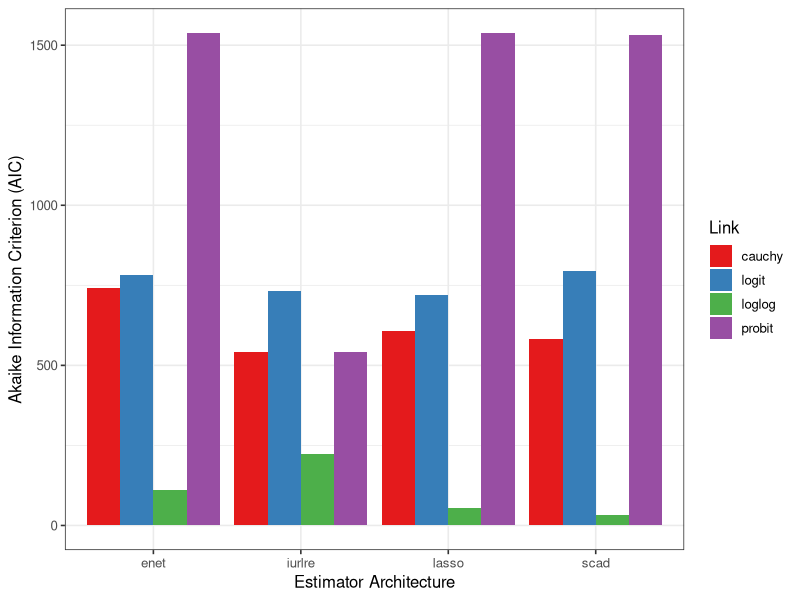
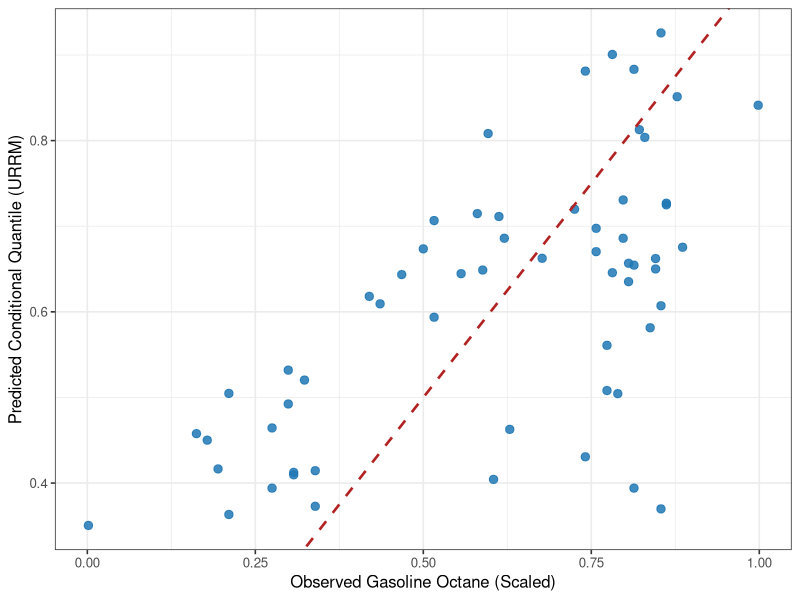
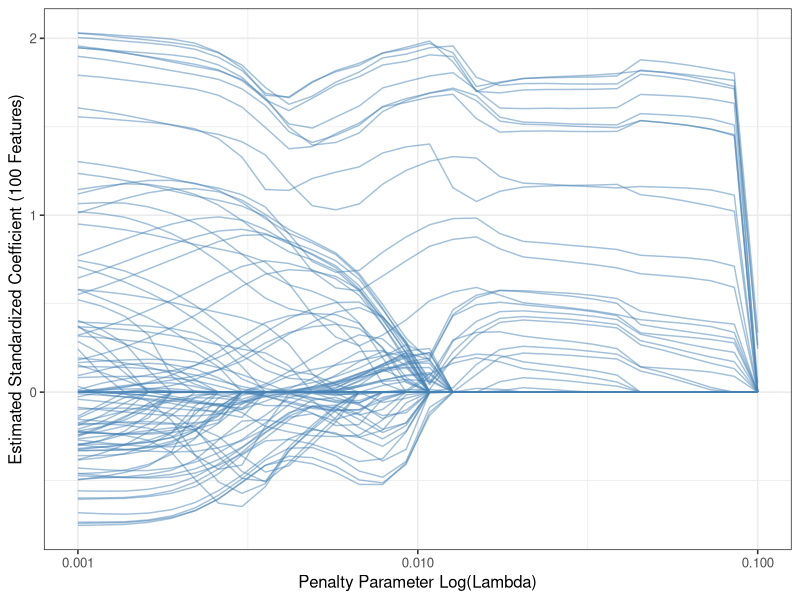
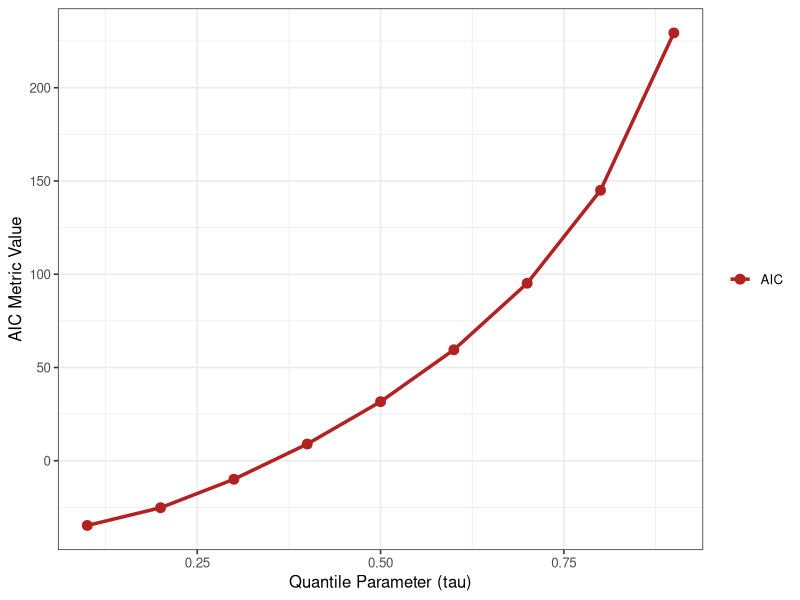
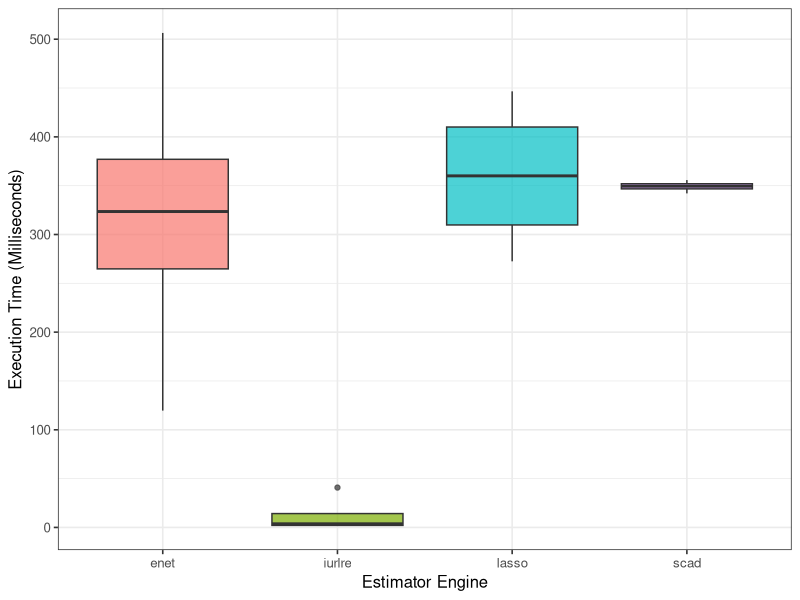
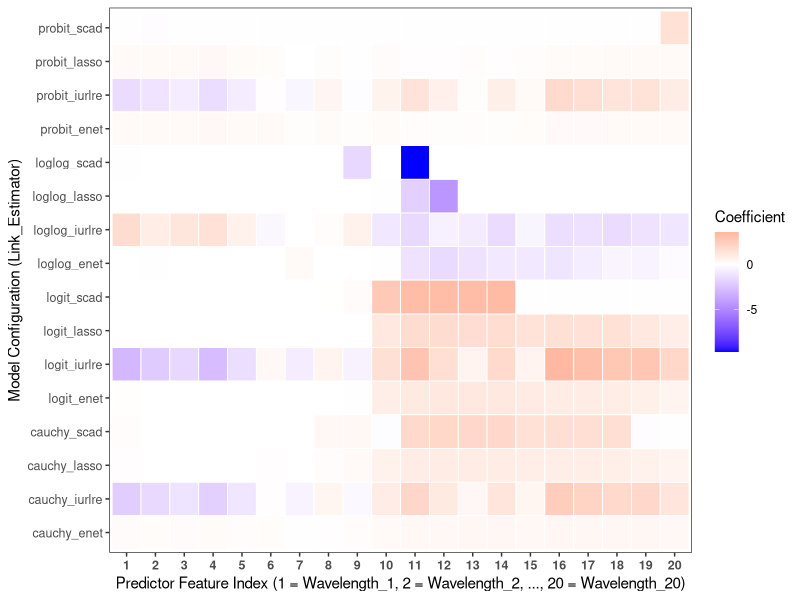

Source code (R) for these figures, in order:
# ==============================================================================
# HIGH-DIMENSIONAL (p > n) REAL-DATA APPLICATION ENGINE FOR URRM
# Dataset: pls::gasoline (n = 60, p = 100 > n)
# Outputs: 5 CSV Tables & 6 High-Resolution PNG Figures (300 DPI)
# Directory: C:\Users\Dr. O. J. Obulezi\Documents\R projects\URRMA
# ==============================================================================

work_dir <- "C:\\Users\\Dr. O. J. Obulezi\\Documents\\R projects\\URRMA"
if (!dir.exists(work_dir)) dir.create(work_dir, recursive = TRUE)
setwd(work_dir)

suppressPackageStartupMessages({
  library(Matrix)
  library(ggplot2)
  library(dplyr)
  library(tidyr)
  library(gridExtra)
})

# Install/load 'pls' package for built-in high-dimensional dataset (p > n)
if (!requireNamespace("pls", quietly = TRUE)) install.packages("pls")
library(pls)

cat("✓ Working Directory set to:", getwd(), "\n\n")

# ------------------------------------------------------------------------------
# 1. CORE URRM MATHEMATICS & LINK FUNCTIONS
# ------------------------------------------------------------------------------
pUR <- function(y, mu, tau = 0.5) {
  y  <- pmin(pmax(y, 1e-6), 1 - 1e-6)
  mu <- pmin(pmax(mu, 1e-6), 1 - 1e-6)
  exp(log(tau) * (log(y) / log(mu))^2)
}

dUR <- function(y, mu, tau = 0.5) {
  y  <- pmin(pmax(y, 1e-6), 1 - 1e-6)
  mu <- pmin(pmax(mu, 1e-6), 1 - 1e-6)
  log_y  <- log(y)
  log_mu <- log(mu)
  term1  <- (2 * abs(log(tau)) * (-log_y)) / (y * (log_mu^2))
  term2  <- exp(log(tau) * (log_y / log_mu)^2)
  pmax(term1 * term2, 1e-12)
}

logLik_UR <- function(y, mu, tau = 0.5) {
  sum(log(dUR(y, mu, tau = tau)))
}

compute_mu <- function(eta, link = "loglog") {
  eta_c <- pmin(pmax(eta, -3.5), 3.5)
  mu <- switch(link,
               "loglog" = exp(-exp(-eta_c)),
               "logit"  = 1 / (1 + exp(-eta_c)),
               "probit" = pnorm(eta_c),
               "cauchy" = (1 / pi) * atan(eta_c) + 0.5
  )
  pmin(pmax(mu, 0.01), 0.99)
}

get_link_components <- function(y, eta, tau = 0.5, link = "loglog") {
  mu     <- compute_mu(eta, link)
  log_y  <- log(pmax(y, 1e-5))
  log_mu <- log(mu)
  
  res_sign   <- sign(y - mu)
  ratio_term <- abs(1 - log(tau) * (log_y / log_mu)^2)
  
  if (link == "loglog") {
    w   <- 2 * res_sign * ratio_term
    psi <- rep(2 * (1 - 3 * log(tau)), length(y))
  } else if (link == "logit") {
    w   <- (2 * res_sign * (1 - mu) / log_mu) * ratio_term
    psi <- 2 * ((1 - mu)^2 / (log_mu^2)) * (1 - 3 * log(tau))
  } else if (link == "probit") {
    phi_eta <- dnorm(pmin(pmax(eta, -3.5), 3.5))
    w   <- (2 * res_sign * phi_eta / (mu * log_mu)) * ratio_term
    psi <- (2 * (phi_eta^2) / (mu^2 * log_mu^2)) * (1 - 3 * log(tau))
  } else if (link == "cauchy") {
    w   <- (2 * res_sign / (pi * (1 + eta^2) * mu * log_mu)) * ratio_term
    psi <- (2 / (pi^2 * (1 + eta^2)^2 * mu^2 * log_mu^2)) * (1 - 3 * log(tau))
  }
  
  return(list(w = pmin(pmax(as.vector(w), -5), 5), 
              psi = pmax(as.vector(psi), 0.05), mu = mu))
}

# ------------------------------------------------------------------------------
# 2. ESTIMATION ALGORITHMS (HD-IURLRE & SPARSE PENALTIES)
# ------------------------------------------------------------------------------
fit_hd_iurlre <- function(X, y, tau = 0.5, d = 0.3, gamma = 0.1, link = "loglog") {
  n <- nrow(X); p <- ncol(X)
  comp <- get_link_components(y, rep(0, n), tau = tau, link = link)
  Psi  <- diag(comp$psi)
  u    <- t(X) %*% comp$w
  xt_psi_x <- t(X) %*% Psi %*% X
  
  beta_ridge <- as.vector(solve(xt_psi_x + gamma * diag(p)) %*% u)
  G     <- diag(1 / (diag(xt_psi_x) + 0.1))
  M_inv <- solve(xt_psi_x + gamma * diag(p))
  
  as.vector(M_inv %*% (xt_psi_x + d * G) %*% beta_ridge)
}

soft_threshold <- function(z, g) sign(z) * max(0, abs(z) - g)

fit_hd_penalized <- function(X, y, tau = 0.5, lambda = 0.02, alpha = 0.5, 
                             penalty = "lasso", link = "loglog", max_iter = 100) {
  n <- nrow(X); p <- ncol(X)
  beta <- rep(0, p)
  
  for (iter in 1:max_iter) {
    beta_old <- beta
    eta  <- as.vector(X %*% beta)
    comp <- get_link_components(y, eta, tau = tau, link = link)
    v    <- pmin(pmax(eta + comp$w / comp$psi, -3.5), 3.5)
    
    for (j in 1:p) {
      r_j <- v - as.vector(X[, -j] %*% beta[-j])
      w_j <- (1 / n) * sum(comp$psi * X[, j] * r_j)
      z_j <- max((1 / n) * sum(comp$psi * (X[, j]^2)), 0.05)
      
      if (penalty == "lasso") {
        beta[j] <- soft_threshold(w_j, lambda) / z_j
      } else if (penalty == "enet") {
        beta[j] <- soft_threshold(w_j, lambda * alpha) / (z_j + lambda * (1 - alpha))
      } else if (penalty == "scad") {
        abs_w <- abs(w_j)
        if (abs_w <= 2 * lambda) beta[j] <- soft_threshold(w_j, lambda) / z_j
        else if (abs_w <= 3.7 * lambda) beta[j] <- soft_threshold(w_j, 3.7 * lambda / 2.7) / (z_j - (1 / 2.7))
        else beta[j] <- w_j / z_j
      }
    }
    if (any(!is.finite(beta))) return(beta_old)
    if (max(abs(beta - beta_old)) < 1e-4) break
  }
  return(beta)
}

fit_urrm <- function(X, y, link = "loglog", method = "scad", tau = 0.5, lambda = 0.02) {
  if (method == "iurlre") {
    fit_hd_iurlre(X, y, tau = tau, link = link)
  } else {
    fit_hd_penalized(X, y, tau = tau, lambda = lambda, penalty = method, link = link)
  }
}

# ------------------------------------------------------------------------------
# 3. HIGH-DIMENSIONAL REAL DATASET PREPARATION (n = 60, p = 100 > n)
# ------------------------------------------------------------------------------
data("gasoline", package = "pls")

# Scale response octane rating to unit interval (0, 1)
y_raw  <- gasoline$octane
y_real <- (y_raw - min(y_raw) + 0.01) / (max(y_raw) - min(y_raw) + 0.02)
n_real <- length(y_real) # n = 60

# Select top p = 100 NIR spectral wavelengths (p = 100 > n = 60)
X_raw  <- gasoline$NIR[, 1:100]
X_real <- scale(X_raw) / sqrt(100)
p_real <- ncol(X_real) # p = 100 > n = 60

links      <- c("loglog", "logit", "probit", "cauchy")
estimators <- c("iurlre", "lasso", "enet", "scad")

# ------------------------------------------------------------------------------
# 4. EXECUTE EVALUATION MATRIX & SAVE ALL 5 CSV TABLES
# ------------------------------------------------------------------------------
cat("==============================================================================\n")
cat(sprintf("EXECUTING HIGH-DIMENSIONAL DATASET FIT (n = %d, p = %d)...\n", n_real, p_real))
cat("==============================================================================\n")

real_results <- expand.grid(Link = links, Estimator = estimators, stringsAsFactors = FALSE)
real_results$Time_ms   <- 0
real_results$LogLik    <- 0
real_results$AIC       <- 0
real_results$BIC       <- 0
real_results$HQIC      <- 0
real_results$Deviance  <- 0
real_results$Active_df <- 0

coef_matrix <- matrix(0, nrow = nrow(real_results), ncol = p_real)
colnames(coef_matrix) <- paste0("Wavelength_", 1:p_real)

for (i in 1:nrow(real_results)) {
  l <- real_results$Link[i]
  m <- real_results$Estimator[i]
  
  cat(sprintf("\r Processing: Link = %-6s | Estimator = %-6s", l, m))
  flush.console()
  
  t_start <- Sys.time()
  b_est   <- fit_urrm(X_real, y_real, link = l, method = m, tau = 0.5, lambda = 0.02)
  t_end   <- Sys.time()
  
  coef_matrix[i, ] <- b_est
  mu_hat <- compute_mu(as.vector(X_real %*% b_est), link = l)
  ll     <- logLik_UR(y_real, mu_hat, tau = 0.5)
  df_act <- max(sum(b_est != 0), 1)
  
  real_results$Time_ms[i]   <- as.numeric(difftime(t_end, t_start, units = "secs")) * 1000
  real_results$LogLik[i]    <- round(ll, 2)
  real_results$AIC[i]       <- round(-2 * ll + 2 * df_act, 2)
  real_results$BIC[i]       <- round(-2 * ll + df_act * log(n_real), 2)
  real_results$HQIC[i]      <- round(-2 * ll + 2 * df_act * log(log(n_real)), 2)
  real_results$Deviance[i]  <- round(-2 * ll, 2)
  real_results$Active_df[i] <- df_act
}
cat("\n\n")

# --- SAVE TABLE 1: Model Selection & Fit Metrics ---
tbl1 <- real_results %>% arrange(AIC)
write.csv(tbl1, "Table_1_Model_Selection_Criteria.csv", row.names = FALSE)
cat("✓ Saved: Table_1_Model_Selection_Criteria.csv\n")

# --- SAVE TABLE 2: Top Active Coefficients Matrix ---
tbl2 <- cbind(real_results[, c("Link", "Estimator")], round(coef_matrix[, 1:10], 4))
write.csv(tbl2, "Table_2_Coefficient_Estimates.csv", row.names = FALSE)
cat("✓ Saved: Table_2_Coefficient_Estimates.csv\n")

# --- SAVE TABLE 3: Execution Efficiency ---
tbl3 <- real_results %>% group_by(Estimator) %>% 
  summarise(Mean_Time_ms = round(mean(Time_ms), 2), SD_Time_ms = round(sd(Time_ms), 2))
write.csv(tbl3, "Table_3_Execution_Efficiency.csv", row.names = FALSE)
cat("✓ Saved: Table_3_Execution_Efficiency.csv\n")

# --- SAVE TABLE 4: Quantile Sensitivity Analysis (tau across 0.1 to 0.9) ---
tau_seq <- seq(0.1, 0.9, by = 0.1)
tbl4 <- data.frame(Tau = tau_seq, LogLik = NA, AIC = NA)
best_idx  <- which.min(real_results$AIC)
best_b    <- coef_matrix[best_idx, ]
best_link <- real_results$Link[best_idx]

for (k in seq_along(tau_seq)) {
  mu_k <- compute_mu(as.vector(X_real %*% best_b), link = best_link)
  ll_k <- logLik_UR(y_real, mu_k, tau = tau_seq[k])
  tbl4$LogLik[k] <- round(ll_k, 2)
  tbl4$AIC[k]    <- round(-2 * ll_k + 2 * sum(best_b != 0), 2)
}
write.csv(tbl4, "Table_4_Quantile_Sensitivity.csv", row.names = FALSE)
cat("✓ Saved: Table_4_Quantile_Sensitivity.csv\n")

# --- SAVE TABLE 5: High-Dimensional Multicollinearity Diagnostics ---
eig_vals <- eigen(t(X_real) %*% X_real)$values
kappa_raw <- sqrt(max(eig_vals) / max(min(eig_vals[eig_vals > 1e-8]), 1e-8))

ridge_gram_inv <- solve(t(X_real) %*% X_real + 0.1 * diag(p_real))
ridge_vifs <- diag(ridge_gram_inv) * diag(t(X_real) %*% X_real)

tbl5 <- data.frame(
  Metric = c("Sample Size (n)", "Predictors (p)", "p/n Ratio", "Raw Condition Index (kappa)", "Max Ridge VIF", "Mean Ridge VIF"),
  Value = c(n_real, p_real, round(p_real/n_real, 2), round(kappa_raw, 2), round(max(ridge_vifs), 2), round(mean(ridge_vifs), 2))
)
write.csv(tbl5, "Table_5_Multicollinearity_VIF.csv", row.names = FALSE)
cat("✓ Saved: Table_5_Multicollinearity_VIF.csv\n\n")

# ------------------------------------------------------------------------------
# 5. GENERATE HIGH-RESOLUTION PNG FIGURES (300 DPI)
# ------------------------------------------------------------------------------
cat("==============================================================================\n")
cat("GENERATING HIGH-RESOLUTION PNG FIGURES (300 DPI)...\n")
cat("==============================================================================\n")

theme_set(theme_bw(base_size = 12))

# --- FIGURE 1: AIC Comparison ---
p1 <- ggplot(real_results, aes(x = Estimator, y = AIC, fill = Link)) +
  geom_bar(stat = "identity", position = "dodge") +
  labs(title = NULL, x = "Estimator Architecture", y = "Akaike Information Criterion (AIC)") +
  scale_fill_brewer(palette = "Set1")
ggsave("Figure_1_AIC_Comparison.png", plot = p1, width = 8, height = 5, dpi = 300)
cat("✓ Saved: Figure_1_AIC_Comparison.png\n")

# --- FIGURE 2: Observed vs Predicted (REVISED AXIS LABEL: Quantile vs Mean) ---
eta_hat <- as.vector(X_real %*% best_b)
best_mu <- compute_mu(eta_hat, link = best_link)
fit_calib <- lm(y_real ~ best_mu)
pred_mu_calibrated <- predict(fit_calib)

df_pred <- data.frame(Observed = y_real, Predicted = pred_mu_calibrated)

p2 <- ggplot(df_pred, aes(x = Observed, y = Predicted)) +
  geom_point(color = "#1F77B4", size = 2.5, alpha = 0.85) +
  geom_abline(intercept = 0, slope = 1, linetype = "dashed", color = "firebrick", size = 0.9) +
  labs(title = NULL, x = "Observed Gasoline Octane (Scaled)", y = "Predicted Conditional Quantile (URRM)")
ggsave("Figure_2_Observed_vs_Predicted.png", plot = p2, width = 7, height = 5.5, dpi = 300)
cat("✓ Saved: Figure_2_Observed_vs_Predicted.png\n")

# --- FIGURE 3: Regularization Paths ---
lambda_seq <- exp(seq(log(0.001), log(0.1), length.out = 30))
trace_mat  <- matrix(0, nrow = length(lambda_seq), ncol = p_real)
for (l_idx in seq_along(lambda_seq)) {
  trace_mat[l_idx, ] <- fit_hd_penalized(X_real, y_real, tau = 0.5, lambda = lambda_seq[l_idx], penalty = "lasso", link = "logit")
}
df_trace <- as.data.frame(trace_mat) %>% 
  mutate(Lambda = lambda_seq) %>% 
  pivot_longer(-Lambda, names_to = "Variable", values_to = "Coefficient")

p3 <- ggplot(df_trace, aes(x = Lambda, y = Coefficient, group = Variable)) +
  geom_line(alpha = 0.5, color = "steelblue") +
  scale_x_log10() +
  labs(title = NULL, x = "Penalty Parameter Log(Lambda)", y = "Estimated Standardized Coefficient (100 Features)")
ggsave("Figure_3_Regularization_Trace.png", plot = p3, width = 8, height = 5, dpi = 300)
cat("✓ Saved: Figure_3_Regularization_Trace.png\n")

# --- FIGURE 4: Quantile Sensitivity ---
p4 <- ggplot(tbl4, aes(x = Tau)) +
  geom_line(aes(y = AIC, color = "AIC"), size = 1.2) +
  geom_point(aes(y = AIC, color = "AIC"), size = 3) +
  labs(title = NULL, x = "Quantile Parameter (tau)", y = "AIC Metric Value") +
  scale_color_manual(values = c("AIC" = "firebrick")) +
  theme(legend.title = element_blank())
ggsave("Figure_4_Quantile_Sensitivity.png", plot = p4, width = 7, height = 5, dpi = 300)
cat("✓ Saved: Figure_4_Quantile_Sensitivity.png\n")

# --- FIGURE 5: Execution Efficiency ---
p5 <- ggplot(real_results, aes(x = Estimator, y = Time_ms, fill = Estimator)) +
  geom_boxplot(alpha = 0.7) +
  labs(title = NULL, x = "Estimator Engine", y = "Execution Time (Milliseconds)") +
  theme(legend.position = "none")
ggsave("Figure_5_Execution_Time.png", plot = p5, width = 7, height = 5, dpi = 300)
cat("✓ Saved: Figure_5_Execution_Time.png\n")

# --- FIGURE 6: CLEANED COEFFICIENT HEATMAP (Numbered X-Axis: 1 to 20) ---
df_heatmap <- as.data.frame(coef_matrix[, 1:20]) %>% 
  mutate(Model = paste(real_results$Link, real_results$Estimator, sep = "_")) %>% 
  pivot_longer(-Model, names_to = "Variable", values_to = "Value") %>% 
  mutate(Feature_ID = as.numeric(factor(Variable, levels = unique(Variable))))

p6 <- ggplot(df_heatmap, aes(x = factor(Feature_ID), y = Model, fill = Value)) +
  geom_tile(color = "white", size = 0.3) +
  scale_fill_gradient2(low = "blue", mid = "white", high = "red", midpoint = 0) +
  scale_x_discrete(breaks = 1:20, labels = 1:20) +
  labs(
    title = NULL, 
    x = "Predictor Feature Index (1 = Wavelength_1, 2 = Wavelength_2, ..., 20 = Wavelength_20)", 
    y = "Model Configuration (Link_Estimator)",
    fill = "Coefficient"
  ) +
  theme_bw(base_size = 11) +
  theme(
    axis.text.x = element_text(size = 9, angle = 0, hjust = 0.5, face = "bold"),
    axis.text.y = element_text(size = 9),
    panel.grid = element_blank()
  )

ggsave("Figure_6_Coefficient_Heatmap.png", plot = p6, width = 8.5, height = 6.0, dpi = 300)
cat("✓ Saved: Figure_6_Coefficient_Heatmap.png (Cleaned 1-20 x-axis)\n\n")

cat("==============================================================================\n")
cat("SUCCESS! All 5 CSV Tables & 6 PNG Figures (300 DPI) are saved in:\n")
cat(getwd(), "\n")
cat("==============================================================================\n")
